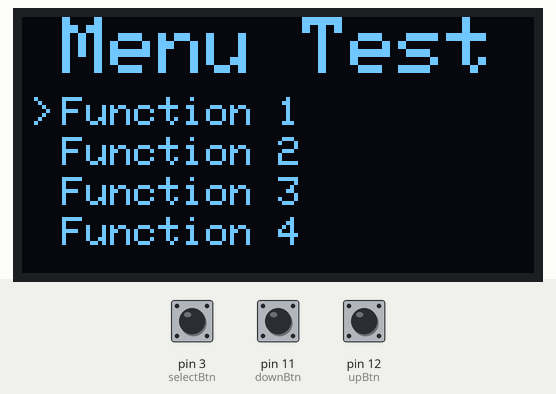
This sketch was run on a simulated Arduino Nano, built with avr-gcc and run on an emulated ATmega328P. Shown: 128×64 one-colour display. Inputs (shaded band) come from the test bench; at power-on: pin 11 (downBtn) HIGH, pin 3 (selectBtn) HIGH, pin 12 (upBtn) HIGH. The display library's start-up logo is not drawn.

Above: at 1.2 s.
1.3 s: pin 11 (downBtn) pulled LOW for 0.15 s
At 1.8 s:
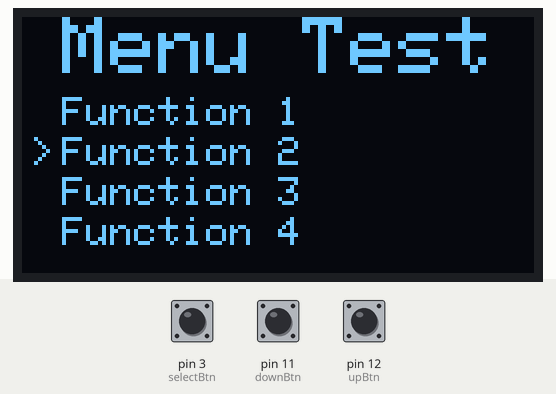
2.9 s: pin 11 (downBtn) pulled LOW for 1 s
At 4.2 s:
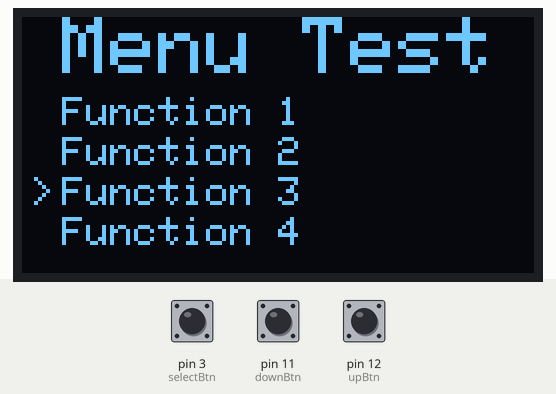
Timing chart, 0 to 5.9 s (numbered marks = the images above; inputs shaded):
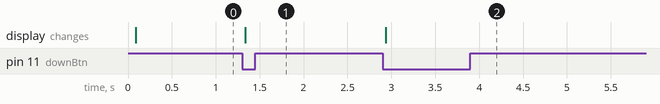

Measured:
- after the input at 1.3 s, the display: changes at once (image 1)
- after the input at 2.9 s, the display: changes at once (image 2)

The sketch:

menu_test_with_3_buttons_basic.ino
```cpp
/*
  Basic Menu for 0.96 I2C OLED displays on Arduino.
*/

#include <Button.h>
#include <SPI.h>
#include <Wire.h>
#include <Adafruit_GFX.h>
#include <Adafruit_SSD1306.h>
#include <Fonts/FreeSans9pt7b.h>
//#include <Fonts/FreeSans12pt7b.h>

// make sure the you choose the correct address for your display
#define OLED_ADDR   0x3C
#define OLED_RESET 4
#define SCREEN_WIDTH 128 // OLED display width, in pixels
#define SCREEN_HEIGHT 64 // OLED display height, in pixels
Adafruit_SSD1306 display(SCREEN_WIDTH, SCREEN_HEIGHT, &Wire, OLED_RESET);

Button upBtn(12); // Pin 12
Button selectBtn(3); // Pin 3
Button downBtn(11); // Pin 11

byte menuCount = 1;

void setup() {
  // setup buttons
	upBtn.begin();
	selectBtn.begin();
	downBtn.begin();

	// setup display
	Serial.begin(9600);
  display.begin(SSD1306_SWITCHCAPVCC, OLED_ADDR);
  display.display();
  display.clearDisplay();
}

void loop() {
  // updates display based on input from the buttons
  getButtonInput();
  staticMenu();
  menuInteract();
  display.clearDisplay();
}

void staticMenu() {
  // change text display here
  display.setTextSize(2);
  display.setTextColor(WHITE);

  display.setCursor(10, 0);
  // menu title
  display.println("Menu Test");
  //---------------------------------
  display.setTextSize(1);
  display.setCursor(10, 20);
  // edit menu item here
  display.println("Function 1");
  display.setCursor(60, 20);

  display.setCursor(10, 30);
  // edit menu item here
  display.println("Function 2");
  display.setCursor(60, 30);

  display.setCursor(10, 40);
  // edit menu item here
  display.println("Function 3");
  display.setCursor(60, 40);

  display.setCursor(10, 50);
  // edit menu item here
  display.println("Function 4");
  display.setCursor(45, 50);

  // prints the cursor to highlight menu items
  display.setCursor(2, (menuCount * 10) + 10);
  display.println(">");

  display.display();
}


void getButtonInput() {
  // handles menu scrolling
  if (upBtn.pressed()) {
    if (menuCount <= 1)
      menuCount = 4;
    else
      menuCount--;
  }

	if (downBtn.pressed()) {
	  if (menuCount >= 4)
	    menuCount = 1;
	  else
	    menuCount++;
	}
}

void menuInteract() {
  // handles select button input when a menu item is highlighted
  if (menuCount == 1 && selectBtn.pressed())
    // menu item 1 clicked
    function_one();
  else if (menuCount == 2 && selectBtn.pressed())
    // menu item 2 clicked
    function_two();
  else if (menuCount == 3 && selectBtn.pressed())
    // menu item 2 clicked
    function_three();
  else if (menuCount == 4 && selectBtn.pressed())
    // menu item 3 clicked
    function_four();
}

void function_one() {
  // insert fuction code form menu item 1 here
  Serial.println('Function 1 Firing;');
}

void function_two() {
  // insert fuction code form menu item 2 here
  Serial.println('Function 2 Firing;');
}

void function_three() {
  // insert fuction code form menu item 3 here
  Serial.println('Function 3 Firing;');
}

void function_four() {
  // insert fuction code form menu item 4 here
  Serial.println('Function 4 Firing;');
}
```
